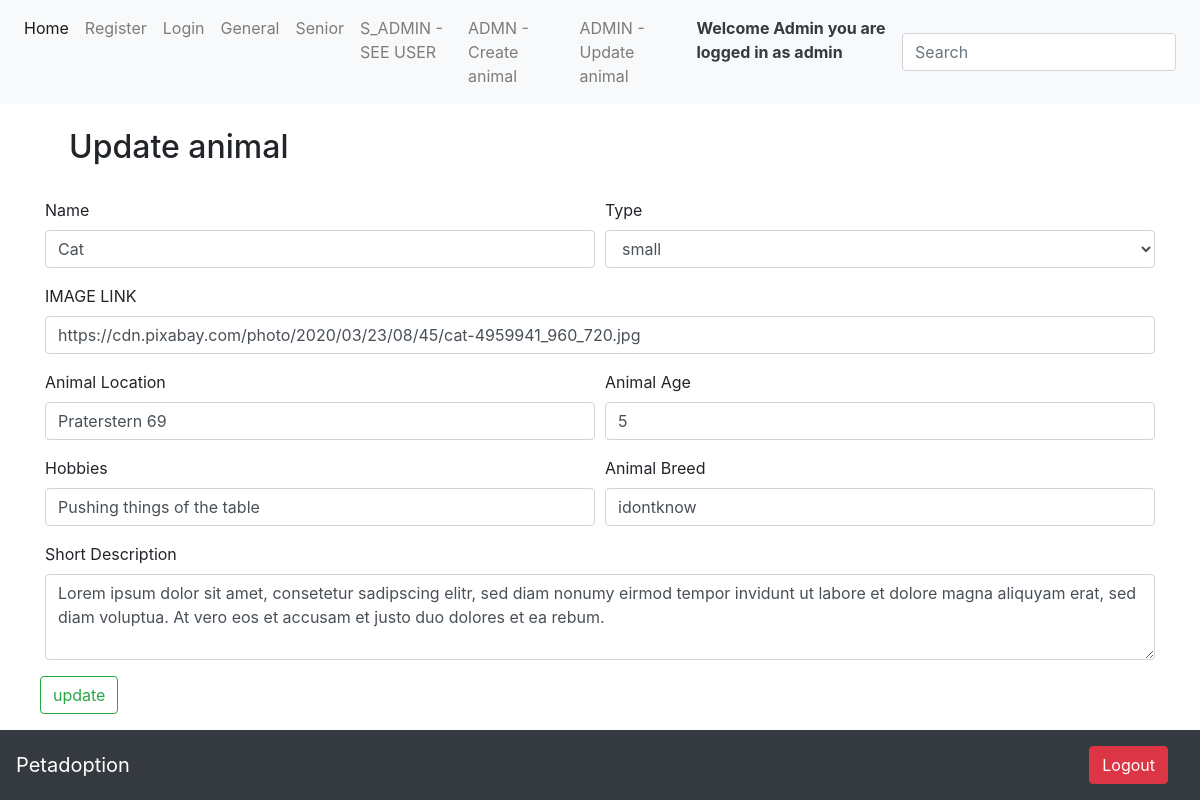
The page /update.php?animal_id=16 (signed in) on the database its author committed.
### tables this page shows
CREATE TABLE `users` (
  `user_id` int(11) NOT NULL,
  `user_name` varchar(30) NOT NULL,
  `user_email` varchar(60) NOT NULL,
  `user_pass` varchar(255) NOT NULL,
  `user_status` enum('user','admin','s_admin') NOT NULL DEFAULT 'user'
);

CREATE TABLE `animals` (
  `animal_id` int(11) NOT NULL,
  `animal_size` enum('small','large','senior') DEFAULT NULL,
  `animal_name` varchar(255) DEFAULT NULL,
  `animal_image` varchar(255) DEFAULT NULL,
  `animal_description` varchar(255) DEFAULT NULL,
  `animal_location` varchar(255) DEFAULT NULL,
  `animal_age` varchar(255) DEFAULT NULL,
  `animal_hobbies` varchar(255) DEFAULT NULL,
  `animal_breed` varchar(255) DEFAULT NULL
);

### helper/UserHelper.php (called while the page is built, shortened)
<?php
function isLoggedIn(){
    if (!isset($_SESSION['user_id'])){
        return false;
    } else {
        return true;
    }
}
?>

### update.php (the view, shortened to what this page needs)
<?php
require_once 'actions/db_connect.php';
require_once 'helper/UserHelper.php';
      if ($_GET['animal_id']) {
        $animal_id = $_GET['animal_id'];
        $animal_sql = "SELECT * FROM animals WHERE animal_id = {$animal_id}";
        $animal_result = $connect->query($animal_sql);
        $animal_data = $animal_result->fetch_assoc();
?>
<!DOCTYPE html>
<html>
<head>
    <link rel="stylesheet" href="https://maxcdn.bootstrapcdn.com/bootstrap/4.0.0/css/bootstrap.min.css">
</head>
<body>
<?php
include 'templates/nav.php';
?>
<div class="container">
<h2 class="p-4">Update animal </h2>
<form action="actions/a_update.php" method= "post">
  <div class="form-row">
    <div class="form-group col-md-6">
      <label for="inputEmail4">Name</label>
      <input type="text" name="animal_name" class="form-control" id="inputEmail4" placeholder="Title" value="<?php echo $animal_data['animal_name'] ?>">
    </div>
    <div class="form-group col-md-6">
      <label for="inputPassword4">Type</label>
      <select class="form-control" id="exampleFormControlSelect1" name="animal_size">
      <option><?php echo $animal_data['animal_size'] ?></option>
    </select>
    </div>
  </div>
  <div class="form-group">
    <label for="exampleFormControlInput1">IMAGE LINK</label>
    <input type="text" name="animal_image" class="form-control" id="exampleFormControlInput1" placeholder="imagelink" value="<?php echo $animal_data['animal_image'] ?>">
  </div>
  <div class="form-row">
    <div class="form-group col-md-6">
      <label for="inputEmail4">Animal Location</label>
      <input type="text" name= "animal_location" class="form-control" id="inputEmail4" placeholder="Animal Location" value="<?php echo $animal_data['animal_location'] ?>">
    </div>
    <div class="form-group col-md-6">
      <label for="inputPassword4">Animal Age</label>
      <input type="text" name= "animal_age" class="form-control" id="inputPassword4" placeholder="Animal Age" value="<?php echo $animal_data['animal_age'] ?>">
    </div>
  </div>
  <div class="form-row">
    <div class="form-group col-md-6">
      <label for="inputEmail4">Hobbies</label>
      <input type="text" name="animal_hobbies" class="form-control" id="inputEmail4" placeholder="Animal Hobbies" value="<?php echo $animal_data['animal_hobbies'] ?>">
    </div>
    <div class="form-group col-md-6">
      <label for="inputPassword4">Animal Breed</label>
      <input type="text" name="animal_breed" class="form-control" id="inputPassword4" placeholder="Animal breed" value="<?php echo $animal_data['animal_breed'] ?>">
    </div>
  </div>
  <div class="form-group">
    <label for="exampleFormControlTextarea1">Short Description</label>
    <textarea type="text" class="form-control"name="animal_description" id="exampleFormControlTextarea1" rows="3" ><?php echo $animal_data['animal_description'] ?></textarea>
  </div>
  <div class="form-row">
    <button class="btn btn-outline-success my-2 my-sm-0" type="submit">update</button>
</form>
    </div>
    <nav class="navbar navbar-dark bg-dark fixed-bottom text-white mt-2">
  <a class="navbar-brand">Petadoption</a>
    <a class="nav-link" href="logout.php?logout"><button type="button" class="btn btn-danger">Logout</button></a>
</nav>
</body>
</html>
<?php
      }
?>

### templates/nav.php (shortened to what this page needs)
<?php
require_once 'helper/UserHelper.php';
    if (isLoggedIn()) {
	$sql = "SELECT * FROM users WHERE user_id = " . $_SESSION['user_id'];
	$result = $connect->query($sql);
	$data = $result->fetch_assoc();
}
?>
<nav class="navbar navbar-expand-lg navbar-light bg-light">
 <div class="collapse navbar-collapse" id="navbarSupportedContent">
    <ul class="navbar-nav mr-auto">
      <li class="nav-item active">
        <a class="nav-link" href="index.php">Home <span class="sr-only">(current)</span></a>
      </li>
      <li class="nav-item">
        <a class="nav-link" href="register.php">Register</a>
      </li>
      <li class="nav-item">
        <a class="nav-link" href="login.php">Login</a>
      </li>
      <li class="nav-item">
        <a class="nav-link" href="general.php">General</a>
      </li>
      <li class="nav-item">
        <a class="nav-link" href="senior.php">Senior</a>
      </li>
      <li class="nav-item">
        <a class="nav-link" href="sadmin.php">S_ADMIN - SEE USER</a>
      </li>
      <li class="nav-item">
        <a class="nav-link" href="create.php">ADMN - Create animal</a>
      </li>
      <li class="nav-item">
        <a class="nav-link" href="admin_update.php">ADMIN - Update animal</a>
      </li>
     <li>
      <?php
      if (isLoggedIn())
      {?>
      <p class="nav-link text-dark font-weight-bold">Welcome <?php echo $data['user_name'] ?> you are logged in as <?php echo $data['user_status'] ?></p>
      <?php } else {?>
        <p class="nav-link text-dark font-weight-bold">Please log in <a href="login.php">here</a></p>
        <?php
      }
      ?>
      </li>
    </ul>
    <form class="form-inline my-2 my-lg-0 ">
      <input class="form-control mr-sm-2" name="search_input" id="search_input" type="search" placeholder="Search" aria-label="Search">
    </form>
  </div>
</nav>

### rows shown on the page
users: user_name "Admin", user_status "admin"
animals: animal_name "Cat", animal_size "small", animal_image "https://cdn.pixabay.com/photo/2020/03/23/08/45/cat-4959941_960_720.jpg", animal_location "Praterstern 69", animal_age "5", animal_hobbies "Pushing things of the table", animal_breed "idontknow", animal_description "Lorem ipsum dolor sit amet, consetetur sadipscing elitr, sed diam nonumy eirmod tempor invidunt ut labore et dolore magna aliquyam erat, sed diam voluptua. At vero eos et accusam et justo duo dolores et ea rebum."
